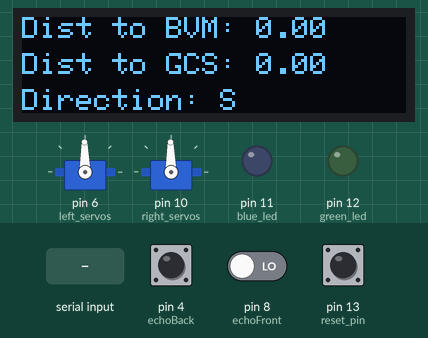
Bench run of a sketch on a simulated Arduino Nano, built with avr-gcc and run on an emulated ATmega328P. Shown: 2 × servo, 128×32 one-colour display, output pins drawn as LEDs (lit = HIGH). The inputs (shaded band) are chosen by the test bench; at power-on: pin 4 (echoBack) LOW, pin 8 (echoFront) LOW, pin 13 (reset_pin) HIGH. The display library's start-up logo is not drawn; pins used as bus, display or sensor lines are not drawn; what the sketch prints to the serial monitor is not drawn.

Above: at 11.7 s.
11.8 s: "b" received over Serial
At 15.65 s:
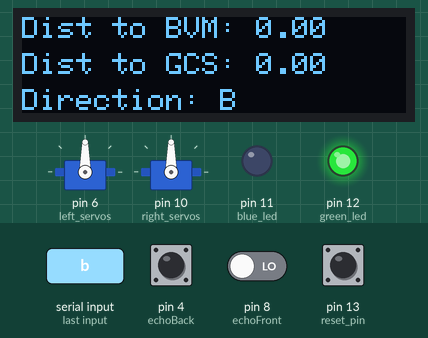
17.2 s: "g" received over Serial
At 20.1 s:
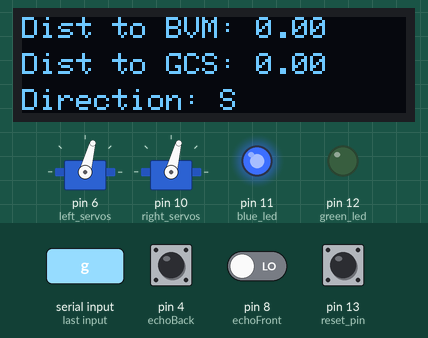
23.1 s: "b" received over Serial
At 32.2 s:
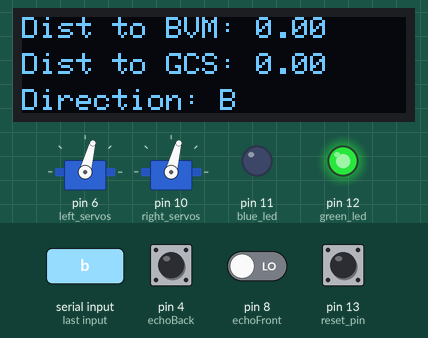
33.9 s: pin 4 (echoBack) pulsed HIGH 5 times (0.12 s each, 0.3 s apart)
At 36.1 s:
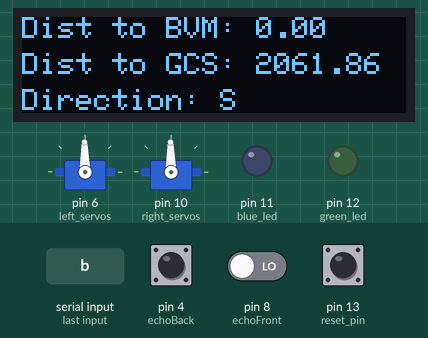
Timing chart, 0 to 37.6 s (numbered marks = the images above; inputs shaded):
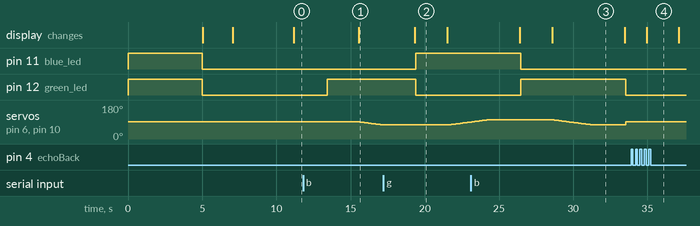

The sketch:

QuicRun_WP_880_Dual_Brushed_Test_Code_V1_6_1.ino
```cpp
//Goal: Full functionallity using both ultrasonic sensor and get information from raspberry pi to tell Arduino Nano when to move
//Created By: Alexander Ov
//Created On: 10/02/23
//Version 1.0
//

#include "BTP.h"
#include <SPI.h>
#include <Wire.h>
#include <Adafruit_GFX.h>
#include <Adafruit_SSD1306.h>

#define SCREEN_WIDTH 128 // OLED display width, in pixels
#define SCREEN_HEIGHT 32 // OLED display height, in pixels
#define OLED_RESET     -1 // Reset pin # (or -1 if sharing Arduino reset pin)
#define SCREEN_ADDRESS 0x3C ///< See datasheet for Address; 0x3D for 128x64, 0x3C for 128x32
Adafruit_SSD1306 display(SCREEN_WIDTH, SCREEN_HEIGHT, &Wire, OLED_RESET);

#define NUMFLAKES     10 // Number of snowflakes in the animation example
void oledDisplay();

const int reset_pin = 13;
void setup() {
  //Serial communication startup
  Serial.begin(9600);                           //Set baudrate to 9600

  //Servo attachment
  servoLeft.attach(left_servos, 1000, 2000);    //Attaches the motor driver on pin 9 to the servoLeft object (pin, min pulse width, max pulse width in microseconds)
  servoRight.attach(right_servos, 1000, 2000);  //Attaches the motor driver on pin 10 to the servoRight object (pin, min pulse width, max pulse width in microseconds)

  //Pin IO Setup
  pinMode(blue_led, OUTPUT);                    //LED pin declerartion as OUTPUT
  pinMode(green_led, OUTPUT);                   //LED pin declerartion as OUTPUT
  pinMode(trigFront, OUTPUT);                   //trigFront pin declerartion as OUTPUT
  pinMode(echoFront, INPUT);                    //echoFront pin declerartion as OUTPUT
  pinMode(trigBack, OUTPUT);                    //trigFront pin declerartion as OUTPUT
  pinMode(echoBack, INPUT);                     //echoFront pin declerartion as OUTPUT
  pinMode(power, OUTPUT);                       //power pin declerartion as OUTPUT
  pinMode(reset_pin, INPUT);
  //LED start up
  digitalWrite(blue_led,HIGH);                  //Turn on LED for set up
  digitalWrite(green_led,HIGH);                 //Turn on LED for reverse movement state
  digitalWrite(power, HIGH);                    //Turn on power for set up

  //ESC safety start up
  servoLeft.write(midpoint);                    //Set left side motors postion to 90
  servoRight.write(midpoint);                   //Set right side motors postion to 90
  delay(5000);                                  //Delay for 5 seconds
  digitalWrite(blue_led,LOW);                   //Turn off LED for set up
  digitalWrite(green_led,LOW);                  //Turn on LED for reverse movement state
  direction = 'S';                              //Set direction var to forward (BVM)

  //default_mode(distanceBack);                   //Reset Pod to the start point (GCS)
    // SSD1306_SWITCHCAPVCC = generate display voltage from 3.3V internally
  if(!display.begin(SSD1306_SWITCHCAPVCC, SCREEN_ADDRESS)) {
    Serial.println(F("SSD1306 allocation failed"));
    for(;;); // Don't proceed, loop forever
  }

  // Show initial display buffer contents on the screen --
  // the library initializes this with an Adafruit splash screen.
  display.display();
  delay(2000); // Pause for 2 seconds

  // Clear the buffer
  display.clearDisplay();

  // Draw a single pixel in white
  display.drawPixel(10, 10, SSD1306_WHITE);

  // Show the display buffer on the screen. You MUST call display() after
  // drawing commands to make them visible on screen!
  display.display();
  delay(2000);
}

void oledDisplay(){
  display.clearDisplay();
  display.setTextSize(1);             // Normal 1:1 pixel scale
  display.setTextColor(SSD1306_WHITE);        // Draw white text
  display.setCursor(0,0);
  display.print(F("Dist to BVM: "));
  display.print(distance);
  display.setCursor(0,12);
  display.print(F("Dist to GCS: "));
  display.print(distanceBack);
  display.setCursor(0,24);
   display.print(F("Direction: "));
   display.print(direction);
   display.display();
  display.display();
  delay(50);
}

//Main Looping Fucntion
void loop() {
  while(digitalRead(reset_pin) == LOW);
  distance = getdistance(trigFront,echoFront);
  distanceBack = getdistance(trigBack,echoBack);
  oledDisplay();

  if (Serial.available()>0) {
    int mode = Serial.read();
    switch(mode) {
      case 'b':                       //Mode 1: Pod moving to the right
        direction = 'B';
        break;
      case 'g':                       //Mode 2: Pod moving to the left
        direction = 'G';
        break;
      default:
        break;
    }
  }


  if(direction == 'G')                          //Check if direction is set as forward
  {
    digitalWrite(blue_led,HIGH);                //Turn on LED for forward movement state
    digitalWrite(green_led,LOW);                //Turn on LED for reverse movement state
    while(true){
      distance = getdistance(trigFront,echoFront);
      distanceBack = getdistance(trigBack,echoBack);
      oledDisplay();
      gradientControl(forward_speed);
      if(distanceBack < 20)                       //Check if the distance is less than or equal to 10 cm  from the front
      {
        direction = 'S';                          //Set direction to none to trigger a stop
        Serial.write('1');
        break;
      }
      delay(50);
      gradientControl(midpoint);                   //Set right side motors postion to 90
    }
  }
  else if(direction == 'B')                     //Check if direction is set as backwards (GCS)
  {
    digitalWrite(blue_led,LOW);                 //Turn on LED for reverse movement state
    digitalWrite(green_led,HIGH);               //Turn on LED for reverse movement state
    while(true){
      distance = getdistance(trigFront,echoFront);
      distanceBack = getdistance(trigBack,echoBack);
      oledDisplay();
      gradientControl(reverse_speed);
      //reverse(reverse_speed);
      if(distance < 20)                           //Check if the distance is less than or equal to 10 cm from the back
      {
        is_reverse = false;
        direction = 'S';                          //Set direction to none to trigger a stop
        Serial.write('1');
        break;
      }
      delay(50);
      gradientControl(midpoint);                   //Set right side motors postion to 90
    }
  }
  else if(direction == 'S'){                                         //Check if direction not forward or backward
    digitalWrite(blue_led,LOW);                 //Turn on LED for reverse movement state
    digitalWrite(green_led,LOW);               //Turn on LED for reverse movement state
    servoLeft.write(midpoint);                    //Set left side motors postion to 90
    servoRight.write(midpoint);                   //Set right side motors postion to 90
  }
}
```

BTP.h
```cpp
//#include "Arduino.h"
// ** add header files to libraries folder in arduino ide
// header file containing all funtion definitions: Sensewall, default_mode, gradientControl, Reverse

//10/4/2023
// created by Matthew Alaniz,
//sourced from the QuicRun_WP_880_Dual_Brushed_Test_Code_V1
//header file containing funtion definitions

#ifndef _BTP_H
#define _BTP_H

#include "constants.h"

void default_mode(int distanceBack){
    if(distanceBack > 10){
      reverse(reverse_speed);
    }
}

double getdistance(int triggerPin,int echoPin){
    digitalWrite (triggerPin, HIGH);        //Turn on send trigger signal to back ultrasonic sensor
    delay(50);                            //Delay for 0.05 seconds to 50 ms
    digitalWrite(triggerPin, LOW);          //Turn off send trigger signal to back ultrasonic sensor
    duration = pulseIn(echoPin, HIGH);  //Set duration equal to the pulse reading from the echo of the back ultrasonic sensor
    double d = (duration/2)/29.1;         //Calculate the distance into cm
    return d;
}

void gradientControl(int target_speed)
{
  if(curr_speed > target_speed)
  {
    for(int i = curr_speed;i >= target_speed;i--)
    {
      servoLeft.write(i);                  //Set left side motors postion to 82
      servoRight.write(i);                 //Set left side motors postion to 82
      delay(100);
    }
    curr_speed = target_speed;
  }
  else if(curr_speed < target_speed)
  {
    for(int i = curr_speed;i <= target_speed;i++)
    {
      servoLeft.write(i);                  //Set left side motors postion to 82
      servoRight.write(i);                 //Set left side motors postion to 82
      delay(100);
    }
    curr_speed = target_speed;
  }
  else
  {
    curr_speed = target_speed;
  }
}

void reverse(int speed)
{
  if(is_reverse == false){
    servoLeft.write(break_point);                  //Set left side motors postion to 82
    servoRight.write(break_point);                 //Set left side motors postion to 82
    gradientControl(speed);
    is_reverse = true;
  }
}

#endif
```

Constants.h
```cpp
//#include "Arduino.h"
// ** add header files to libraries folder in arduino ide
//header file containin all the constants/varaibles used by the pod's main script

//Created by Matthew Alaniz, soruced from QuicRun_WP_880_Dual_Brushed_Test_Code_V1
//10/4/2023


#ifndef _CONSTANTS_H
#define _CONSTANTS_H
#include <Servo.h>                        //Servo lib
//Pin Declerations
const int power = 5;                      //vcc toggle pin decleration
const int left_servos = 6;                //left esc pin decleration
const int right_servos = 10;              //right esc pin decleration
const int trigFront = 7;                  //ultrasonic sensor trig pin decleration was 7
const int echoFront = 8;                  //ultrasonic sensor echo pin decleration was 8
const int trigBack = 3;                   //ultrasonic sensor trigBack pin decleration was 3
const int echoBack = 4;                   //ultrasonic sensor echoBack pin decleration was 4
const int blue_led = 11;                  //blue led pin decleration
const int green_led = 12;                 //green led pin decleration

//Object Decleration
Servo servoLeft;                          //Create servo object to control the Battery Transfer Pod's left side DC Motors
Servo servoRight;                         //Create servo object to control the Battery Transfer Pod's right side DC Motors

//Global Variable Decleration
long duration;                            //duration var used for ultrasonic sensor calculations
float distance;
long durationBack;                            //duration var used for ultrasonic sensor calculations
float distanceBack;                             //distance var used for ultrasonic sensor calculations
char direction;                            //direction var used to determine which way the motors should spin
int midpoint = 91;
int curr_speed = 90;
int break_point = 85;
int forward_speed = 101;                  //TO GCS
int reverse_speed = 75;                   //TP BVM
bool is_reverse = false;

String py_input;
//Function Decleration
void gradientControl(int target_speed);
void reverse(int speed);
void default_mode(int distanceBack);
double getdistance(int triggerPin,int echoPin);
#endif
```

Measured:
- after the input at 11.8 s, pin 12 (green_led): LOW → HIGH after 1.6 s; servo on pin 6 (left_servos), servo on pin 10 (right_servos): moves from 91° to 75° over 1.5 s, starting after 3.8 s; the display: changes after 3.7 s (image 1)
- after the input at 17.2 s, pin 11 (blue_led): LOW → HIGH after 2.2 s
- after the input at 23.1 s, pin 12 (green_led): LOW → HIGH after 3.4 s, → LOW 7.1 s later; the display: first differs from a run without the input after 5.5 s (image 3)
- after the input at 33.9 s, the display: changes after 1.0 s (image 4)
- what the display in image 2 shows lasts 2.2 s, from 19.3 s to 21.5 s
